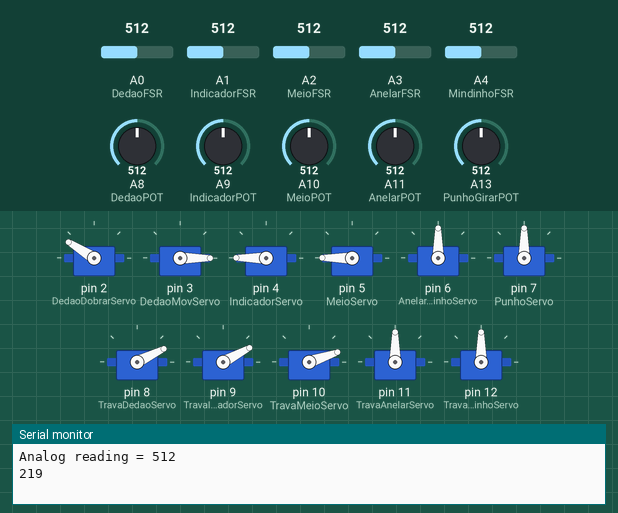
Recording of a sketch running on a simulated Arduino Mega 2560, built with avr-gcc and run on an emulated ATmega2560. On the bench: 11 × servo, the last lines printed to the serial monitor. Inputs (shaded band) come from the test bench; at power-on: A9 (IndicadorPOT) = 512, A2 (MeioFSR) = 512, A8 (DedaoPOT) = 512, A10 (MeioPOT) = 512, A13 (PunhoGirarPOT) = 512, A11 (AnelarPOT) = 512, A0 (DedaoFSR) = 512, A1 (IndicadorFSR) = 512, A3 (AnelarFSR) = 512, A4 (MindinhoFSR) = 512.

Above: at 1.2 s.
1.3 s: A9 (IndicadorPOT) set to 716
At 3.2 s:
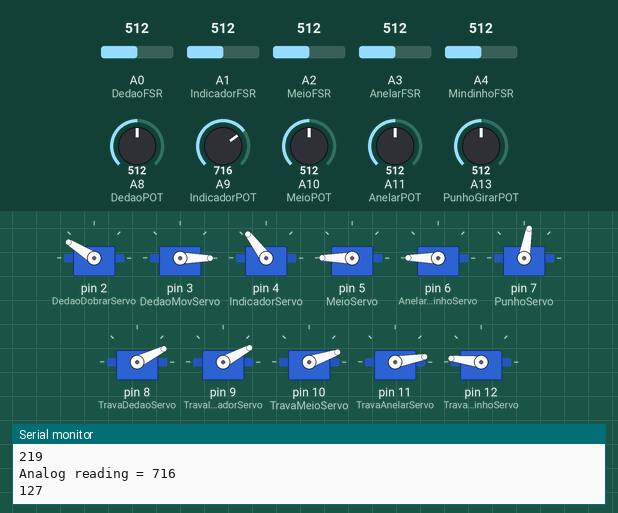
3.8 s: A2 (MeioFSR) set to 716
At 5.5 s:
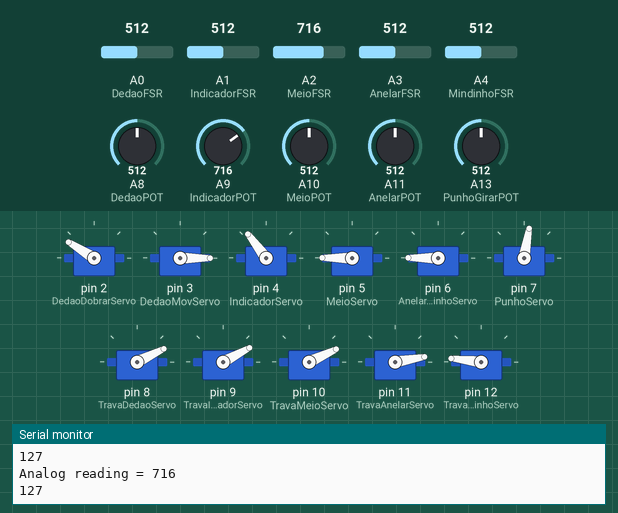
5.8 s: A8 (DedaoPOT) set to 716
At 7.9 s:
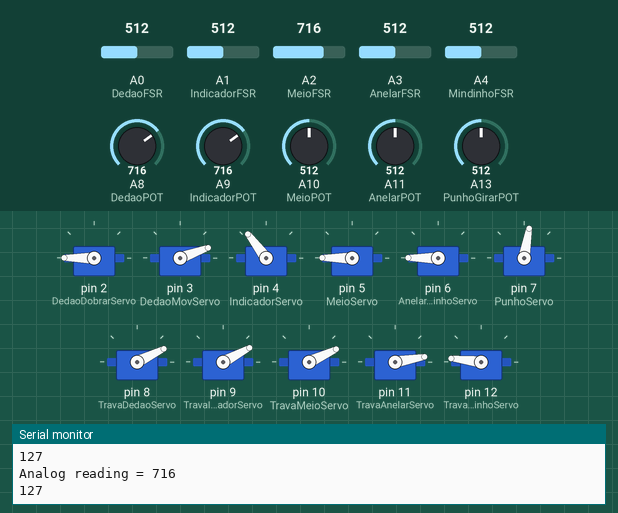
8.6 s: A10 (MeioPOT) set to 716
At 9.8 s:
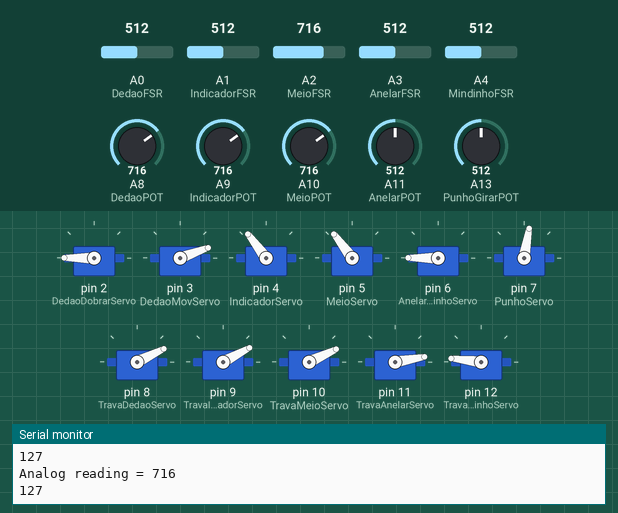
10.9 s: A13 (PunhoGirarPOT) set to 716
At 12.7 s:
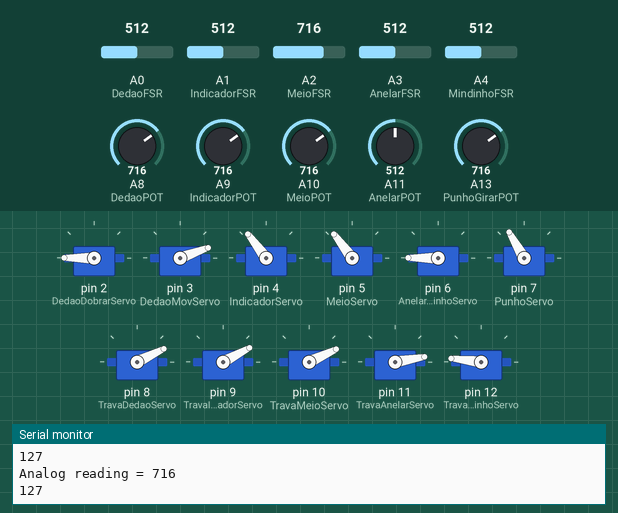
13.3 s: A11 (AnelarPOT) set to 716
At 15.4 s:
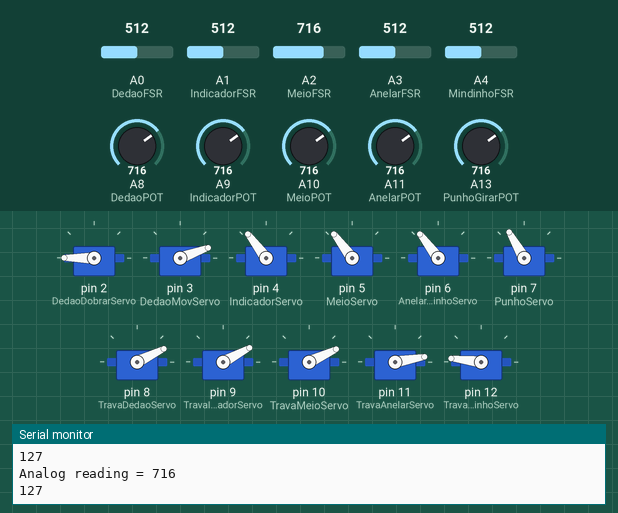
Timing chart, 0 to 16.9 s (numbered marks = the images above; inputs shaded):
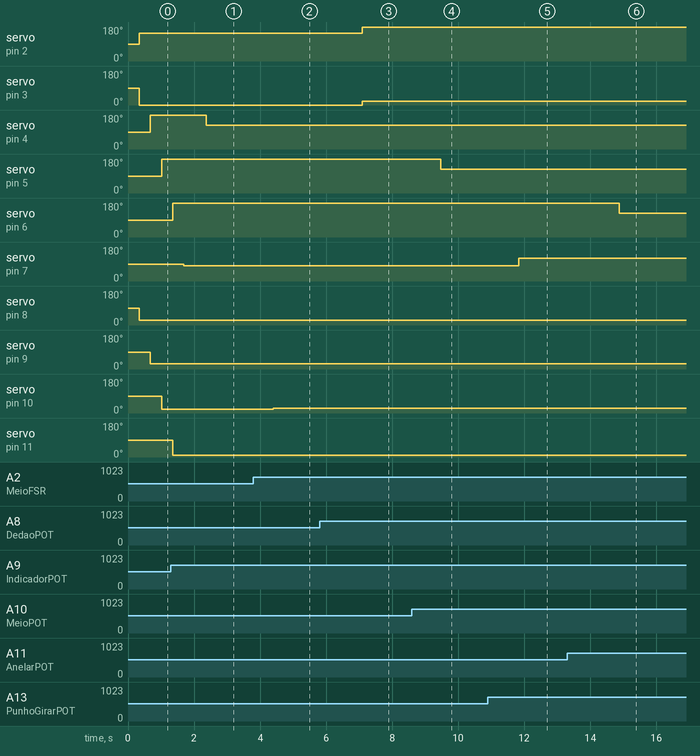

Measured:
- after the input at 1.3 s, servo on pin 4 (IndicadorServo): 180° → 127° after 1.1 s
- after the input at 3.8 s, servo on pin 10 (TravaMeioServo): 19° → 25° after 0.60 s
- after the input at 5.8 s, servo on pin 2 (DedaoDobrarServo): 148° → 180° after 1.3 s; servo on pin 3 (DedaoMovServo): 0° → 20° after 1.3 s
- after the input at 8.6 s, servo on pin 5 (MeioServo): 180° → 127° after 0.87 s
- after the input at 10.9 s, servo on pin 7 (PunhoServo): 80° → 120° after 0.93 s
- after the input at 13.3 s, servo on pin 6 (AnelarMindinhoServo): 180° → 127° after 1.6 s

The sketch:

FinalMega.ino
```cpp
#include <SoftwareSerial.h>
#include <Servo.h>

// Servos Da Mão
#define DedaoDobrarServo     2 // Branco/marrom
#define DedaoMovServo        3 // Branco/laranja
#define IndicadorServo       4 // laranja
#define MeioServo            5 // Azul
#define AnelarMindinhoServo  6 // Branco/verde
//Punho
#define PunhoServo           7 // Branco/azul
// Servos da Luva
#define TravaDedaoServo      8
#define TravaIndicadorServo  9
#define TravaMeioServo       10
#define TravaAnelarServo     11
#define TravaMindinhoServo   12
// FSR Da Mão
#define DedaoFSR           A0
#define IndicadorFSR       A1
#define MeioFSR            A2
#define AnelarFSR          A3
#define MindinhoFSR        A4
// Potenciometro da luva
#define DedaoPOT           A8
#define IndicadorPOT       A9
#define MeioPOT            A10
#define AnelarPOT          A11
#define MindinhoPOT        A12

#define PunhoGirarPOT      A13

  Servo myservoDedaoDobrar;
  Servo myservoDedaoMov;
  Servo myservoIndicador;
  Servo myservoMeio;
  Servo myservoAnelarMindinho;
  Servo myservoPunho;

  Servo myservoTravaDedao;
  Servo myservoTravaIndicador;
  Servo myservoTravaMeio;
  Servo myservoTravaAnelar;
  Servo myservoTravaMindinho;

    int MAPServo = 0;
    int FSRReading = 0;
    int POTReading = 0;
    float Media = 0;
    int pos = 0;
    int Ocorrencia =300;

void setup() {
    Serial.begin(9600);
  myservoDedaoDobrar.attach(DedaoDobrarServo);
  myservoDedaoMov.attach(DedaoMovServo);
  myservoIndicador.attach(IndicadorServo);
  myservoMeio.attach(MeioServo);
  myservoAnelarMindinho.attach(AnelarMindinhoServo);
  myservoPunho.attach(PunhoServo);
  myservoTravaDedao.attach(TravaDedaoServo);
  myservoTravaIndicador.attach(TravaIndicadorServo);
  myservoTravaMeio.attach(TravaMeioServo);
  myservoTravaAnelar.attach(TravaAnelarServo);
  myservoTravaMindinho.attach(TravaMindinhoServo);

//  Iniciar();

}

void loop() {
    DedaoDobrarMov();
    TravaDedao();

    IndicadorDobrar();
    TravaIndicador();

    MeioDobrar();
    TravaMeio();

    AnelarMindinhoDobrar();
    TravaAnelar();
    TravaMindinho();

    PunhoGirar();
}


  void DedaoDobrarMov(){
    ZerarVar();
    for (int i = 1; i<=Ocorrencia;i++){
      POTReading = analogRead(DedaoPOT);
      Media = (Media + POTReading);
      delay(1);
    }
    POTReading = (Media/Ocorrencia);
    MAPServo = map(POTReading, 100, 600, 0, 180);
    myservoDedaoDobrar.write(MAPServo);
    MAPServo = ((MAPServo - 180)*0.5);
    if (MAPServo<=90){
    //Serial.println(MAPServo);
      myservoDedaoMov.write(MAPServo);
    }

}

  void IndicadorDobrar(){
    ZerarVar();
    for (int i = 1; i<=Ocorrencia;i++){
      POTReading = analogRead(IndicadorPOT);
      Media = (Media + POTReading);
      delay(1);
    }
    POTReading = (Media/Ocorrencia);
    Serial.print("Analog reading = ");
    Serial.println(POTReading);
    //POTReading = analogRead(IndicadorPOT);
    MAPServo = map(POTReading, 1000, 600, 0, 180);
    Serial.println(MAPServo);
    myservoIndicador.write(MAPServo);

}
  void MeioDobrar(){
    ZerarVar();
    for (int i = 1; i<=Ocorrencia;i++){
      POTReading = analogRead(MeioPOT);
      Media = (Media + POTReading);
      delay(1);
    }
    POTReading = (Media/Ocorrencia);
    //POTReading = analogRead(MeioPOT);
    MAPServo = map(POTReading, 1000, 600, 0, 180);
    myservoMeio.write(MAPServo);

}
  void AnelarMindinhoDobrar(){
    ZerarVar();
    for (int i = 1; i<=Ocorrencia;i++){
      POTReading = analogRead(AnelarPOT);
      Media = (Media + POTReading);
      delay(1);
    }
    POTReading = (Media/Ocorrencia);
    //POTReading = analogRead(AnelarPOT);
    MAPServo = map(POTReading, 1000, 600, 0, 180);
    myservoAnelarMindinho.write(MAPServo);

}


//--------------------------------> Trava
  void TravaDedao(){
    ZerarVar();
    FSRReading = analogRead(DedaoFSR);
    MAPServo = map(FSRReading, 50, 850, 15, 35);
    myservoTravaDedao.write(MAPServo);
}
  void TravaIndicador(){
    ZerarVar();

    FSRReading = analogRead(IndicadorFSR);
    MAPServo = map(FSRReading, 50, 850, 20, 35);
    myservoTravaIndicador.write(MAPServo);
}
  void TravaMeio(){
    ZerarVar();
    FSRReading = analogRead(MeioFSR);
    MAPServo = map(FSRReading, 50, 850, 5, 30);
    myservoTravaMeio.write(MAPServo);
}
  void TravaAnelar(){
    ZerarVar();
    FSRReading = analogRead(AnelarFSR);

    MAPServo = map(FSRReading, 50, 850, 5, 15);
    myservoTravaAnelar.write(MAPServo);
}
  void TravaMindinho(){
    ZerarVar();
    FSRReading = analogRead(MindinhoFSR);
    MAPServo = map(FSRReading, 50, 850, 165, 180);
    myservoTravaMindinho.write(MAPServo);
}
//--------------------------------> Punho
  void PunhoGirar(){
    ZerarVar();

    for (int i = 1; i<=Ocorrencia;i++){
      POTReading = analogRead(PunhoGirarPOT);
      Media = (Media + POTReading);
      delay(1);
    }
    POTReading = (Media/Ocorrencia);
    MAPServo = map(POTReading, 100, 1023, 0, 180);
    myservoPunho.write(MAPServo);
}

  void ZerarVar(){
     MAPServo = 0;
     FSRReading = 0;
     POTReading = 0;
     Media = 0;
}


void Iniciar(){

  for(pos = 0; pos <= 180; pos += 1)
  {
    myservoDedaoDobrar.write(pos);
    myservoIndicador.write(pos);
    myservoMeio.write(pos);
    myservoAnelarMindinho.write(pos);
    if (pos<90){
      myservoDedaoMov.write(90-pos);
    }
    if (pos<110)
      myservoPunho.write(110-pos);
    //delay(5);
  }


    for(pos = 180; pos >= 0; pos += 1)
  {
    myservoDedaoDobrar.write(pos);
    myservoIndicador.write(pos);
    myservoMeio.write(pos);
    myservoAnelarMindinho.write(pos);
    if (pos<90){
      myservoDedaoMov.write(90-pos);
    }
    if (pos<=110)
      myservoPunho.write(pos);
   // delay(5);
  }

  myservoTravaDedao.write(15);
  myservoTravaIndicador.write(20);
  myservoTravaMeio.write(5);
  myservoTravaAnelar.write(5);
  myservoTravaMindinho.write(165);
}
```
